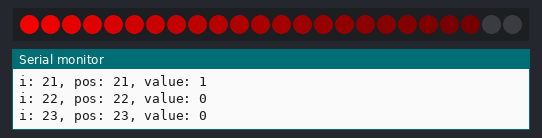
The sketch below on a simulated Arduino Uno, built with avr-gcc and run on an emulated ATmega328P. On the bench: 24 RGB LEDs in strip order, left to right, the last lines printed to the serial monitor.

Above: at 0.1 s.
At 5.2 s:
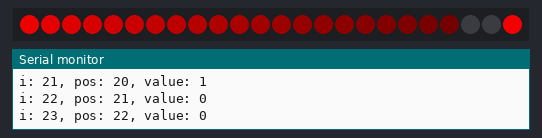
At 10.2 s:
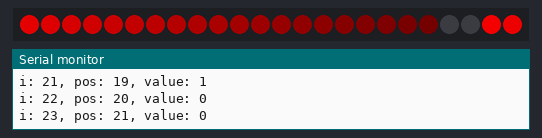
At 15.3 s:
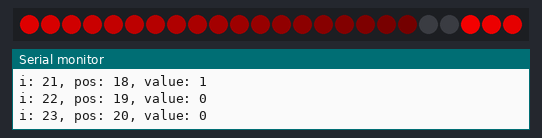
At 25.4 s:
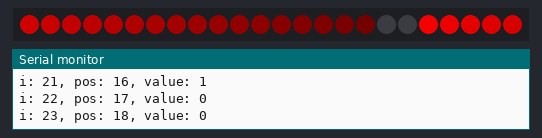
At 35.5 s:
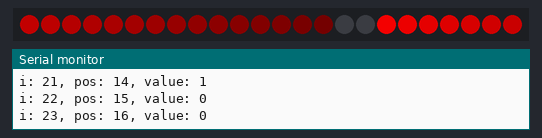

Measured:
- what the display in image 0 shows lasts 5.0 s, from 0.1 s to 5.1 s

The sketch:

hsv_red_circle_rotate_ccw_serial.ino
```cpp
// (licence header left out)
#include <Adafruit_NeoPixel.h>
#include "hsv.h"

// data pin
#define PIN 6
// led count
#define CNT 24
// max Hue
#define MAXHUE 256*6

int position = 0;
char output[128];

#define CCW

Adafruit_NeoPixel strip = Adafruit_NeoPixel(CNT, PIN, NEO_GRB + NEO_KHZ800);

void setup() {
  strip.begin();
  Serial.begin(115200);
}

void loop() {
  // hue - red
  // saturation - max
  // value - 0-255
  sprintf(output, "position: %d", position);
  Serial.println(output);

  for (int i = 0; i < CNT; i++) {
#ifdef CCW
    int pos = ((CNT + i) - position) % CNT;
    int value = strip.gamma8((CNT - i) * (255 / CNT));
    sprintf(output, "i: %d, pos: %d, value: %d", i, pos, value);
    Serial.println(output);
    strip.setPixelColor(pos, getPixelColorHsv(i, 0, 255, value));
#else
    int pos = (i + position) % CNT;
    int value = strip.gamma8(i * (255 / CNT));
    sprintf(output, "i: %d, pos: %d, value: %d", i, pos, value);
    Serial.println(output);
    strip.setPixelColor(pos, getPixelColorHsv(i, 0, 255, value));
#endif
  }
  strip.show();
  position++;
  position %= CNT;
  delay(5000);
}
```

hsv.h
```cpp
uint32_t getPixelColorHsv(
  uint16_t n, uint16_t h, uint8_t s, uint8_t v) {

  uint8_t r, g, b;

  if (!s) {
    // Monochromatic, all components are V
    r = g = b = v;
  } else {
    uint8_t sextant = h >> 8;
    if (sextant > 5)
      sextant = 5;  // Limit hue sextants to defined space

    g = v;    // Top level

    // Perform actual calculations

    /*
       Bottom level:
       --> (v * (255 - s) + error_corr + 1) / 256
    */
    uint16_t ww;        // Intermediate result
    ww = v * (uint8_t)(~s);
    ww += 1;            // Error correction
    ww += ww >> 8;      // Error correction
    b = ww >> 8;

    uint8_t h_fraction = h & 0xff;  // Position within sextant
    uint32_t d;      // Intermediate result

    if (!(sextant & 1)) {
      // r = ...slope_up...
      // --> r = (v * ((255 << 8) - s * (256 - h)) + error_corr1 + error_corr2) / 65536
      d = v * (uint32_t)(0xff00 - (uint16_t)(s * (256 - h_fraction)));
      d += d >> 8;  // Error correction
      d += v;       // Error correction
      r = d >> 16;
    } else {
      // r = ...slope_down...
      // --> r = (v * ((255 << 8) - s * h) + error_corr1 + error_corr2) / 65536
      d = v * (uint32_t)(0xff00 - (uint16_t)(s * h_fraction));
      d += d >> 8;  // Error correction
      d += v;       // Error correction
      r = d >> 16;
    }

    // Swap RGB values according to sextant. This is done in reverse order with
    // respect to the original because the swaps are done after the
    // assignments.
    if (!(sextant & 6)) {
      if (!(sextant & 1)) {
        uint8_t tmp = r;
        r = g;
        g = tmp;
      }
    } else {
      if (sextant & 1) {
        uint8_t tmp = r;
        r = g;
        g = tmp;
      }
    }
    if (sextant & 4) {
      uint8_t tmp = g;
      g = b;
      b = tmp;
    }
    if (sextant & 2) {
      uint8_t tmp = r;
      r = b;
      b = tmp;
    }
  }
  return ((uint32_t)r << 16) | ((uint32_t)g << 8) | b;
}
```
